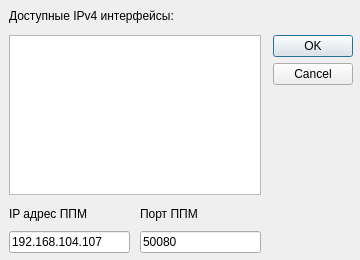
<?xml version="1.0" encoding="UTF-8"?>
<ui version="4.0">
 <class>eth_settings_window</class>
 <widget class="QDialog" name="eth_settings_window">
  <property name="geometry">
   <rect>
    <x>0</x>
    <y>0</y>
    <width>360</width>
    <height>260</height>
   </rect>
  </property>
  <property name="sizePolicy">
   <sizepolicy hsizetype="Fixed" vsizetype="Fixed">
    <horstretch>0</horstretch>
    <verstretch>0</verstretch>
   </sizepolicy>
  </property>
  <property name="minimumSize">
   <size>
    <width>360</width>
    <height>260</height>
   </size>
  </property>
  <property name="maximumSize">
   <size>
    <width>360</width>
    <height>260</height>
   </size>
  </property>
  <property name="windowTitle">
   <string>Настройки сети</string>
  </property>
  <property name="sizeGripEnabled">
   <bool>false</bool>
  </property>
  <property name="modal">
   <bool>true</bool>
  </property>
  <widget class="QWidget" name="gridLayoutWidget">
   <property name="geometry">
    <rect>
     <x>9</x>
     <y>9</y>
     <width>344</width>
     <height>244</height>
    </rect>
   </property>
   <layout class="QGridLayout" name="mainGridLayout">
    <property name="sizeConstraint">
     <enum>QLayout::SetDefaultConstraint</enum>
    </property>
    <property name="spacing">
     <number>12</number>
    </property>
    <item row="2" column="0">
     <layout class="QGridLayout" name="gridLayoutEdits">
      <property name="spacing">
       <number>10</number>
      </property>
      <item row="0" column="0">
       <widget class="QLabel" name="labelIPAdressPPM">
        <property name="text">
         <string>IP адрес ППМ</string>
        </property>
       </widget>
      </item>
      <item row="0" column="1">
       <widget class="QLabel" name="labelPortPPM">
        <property name="text">
         <string>Порт ППМ</string>
        </property>
       </widget>
      </item>
      <item row="1" column="0">
       <widget class="QLineEdit" name="lineEditIP">
        <property name="text">
         <string>192.168.104.107</string>
        </property>
       </widget>
      </item>
      <item row="1" column="1">
       <widget class="QLineEdit" name="lineEditPort">
        <property name="text">
         <string>50080</string>
        </property>
       </widget>
      </item>
     </layout>
    </item>
    <item row="0" column="0">
     <widget class="QLabel" name="labelAvaliableInterfaces">
      <property name="text">
       <string>Доступные IPv4 интерфейсы:</string>
      </property>
     </widget>
    </item>
    <item row="1" column="1">
     <widget class="QDialogButtonBox" name="buttonBox">
      <property name="orientation">
       <enum>Qt::Vertical</enum>
      </property>
      <property name="standardButtons">
       <set>QDialogButtonBox::Cancel|QDialogButtonBox::Ok</set>
      </property>
     </widget>
    </item>
    <item row="1" column="0">
     <widget class="QListWidget" name="listWidget"/>
    </item>
   </layout>
  </widget>
 </widget>
 <resources/>
 <connections>
  <connection>
   <sender>buttonBox</sender>
   <signal>rejected()</signal>
   <receiver>eth_settings_window</receiver>
   <slot>reject()</slot>
   <hints>
    <hint type="sourcelabel">
     <x>316</x>
     <y>260</y>
    </hint>
    <hint type="destinationlabel">
     <x>286</x>
     <y>274</y>
    </hint>
   </hints>
  </connection>
  <connection>
   <sender>buttonBox</sender>
   <signal>accepted()</signal>
   <receiver>eth_settings_window</receiver>
   <slot>accept()</slot>
   <hints>
    <hint type="sourcelabel">
     <x>248</x>
     <y>254</y>
    </hint>
    <hint type="destinationlabel">
     <x>157</x>
     <y>274</y>
    </hint>
   </hints>
  </connection>
 </connections>
</ui>
